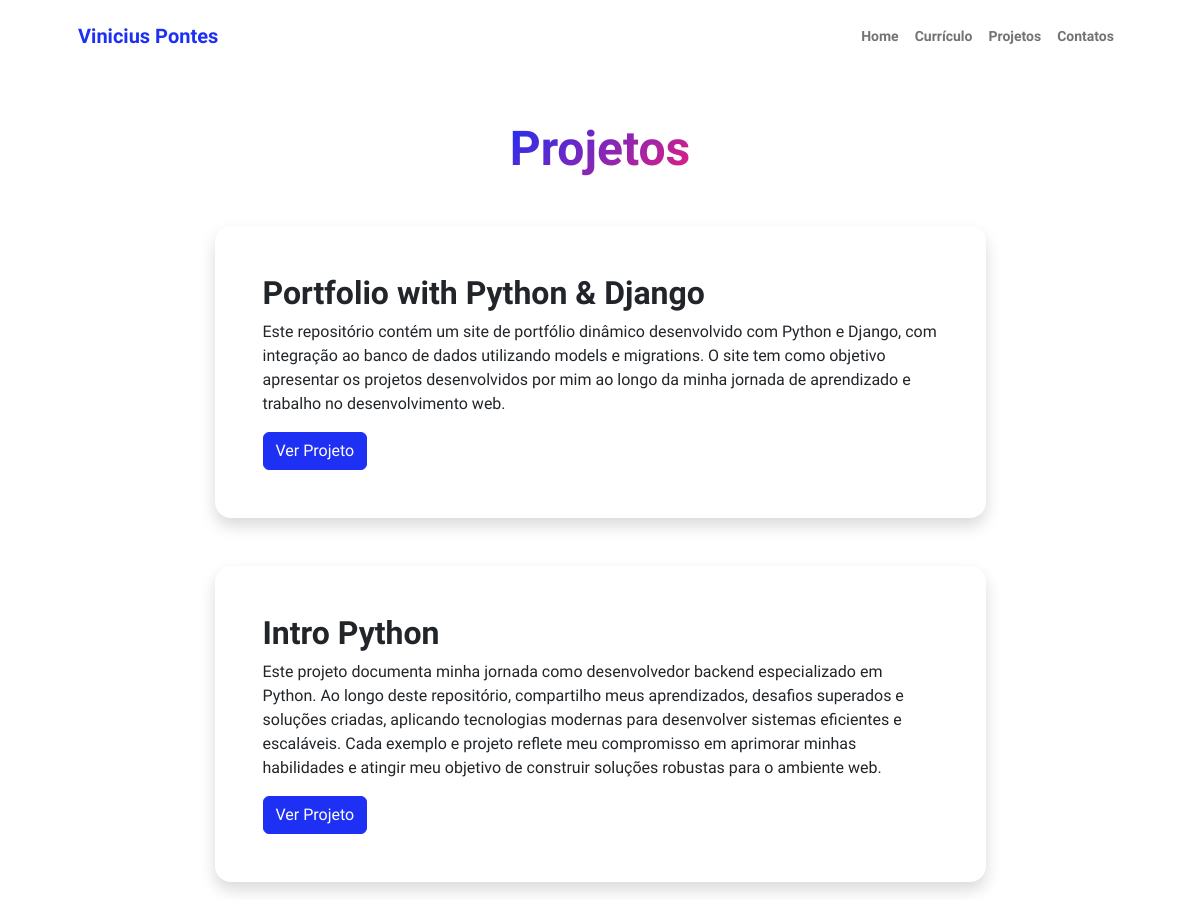
The page /projects/ (upper part) on the database as committed earlier.
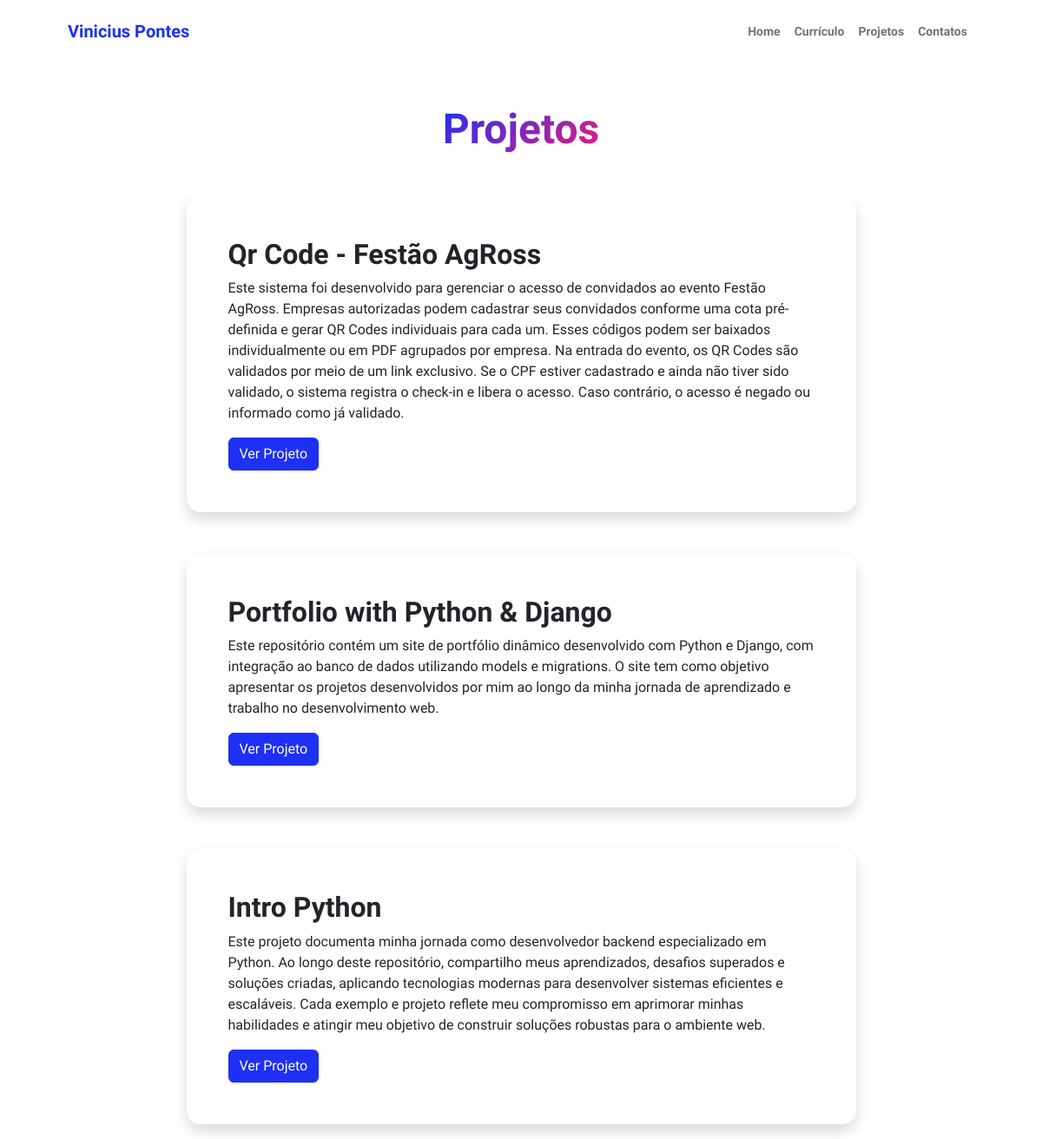
The same page on the database as committed later.
### portifolio/models.py (models this page shows, shortened)
class projetos(models.Model):
    nome_projeto = models.CharField(max_length=100, null=False, blank=False)
    descricao = models.TextField(null=False, blank=False)
    foto = models.ImageField(upload_to="fotos/%Y/%m/%d/", blank=True)
    url_projeto = models.TextField(
        max_length=100, null=False, blank=False, default="https://github.com/pontesvjp")

### portifolio/views.py (the view)
# urls.py: path('projects/', projects, name='projects'),
def projects(request):
    projects_list = projetos.objects.all().order_by('-id')
    return render(request, 'projects.html', {'projetos': projects_list})

### templates/projects.html (shortened to what this page needs)
{% extends 'base.html' %} {% load static %} {% block content %}
<main class="flex-shrink-0">
    <section class="py-5">
        <div class="container px-5 mb-5">
            <div class="text-center mb-5">
                <h1 class="display-5 fw-bolder mb-0"><span class="text-gradient d-inline">Projetos</span></h1>
            </div>
            <div class="row gx-5 justify-content-center">
                <div class="col-lg-11 col-xl-9 col-xxl-8">
                    {% for projeto in projetos %}
                    <div class="card overflow-hidden shadow rounded-4 border-0 mb-5">
                        <div class="card-body p-0">
                            <div class="d-flex align-items-center">
                                <div class="p-5">
                                    <h2 class="fw-bolder">{{ projeto.nome_projeto}}</h2>
                                    <p>{{ projeto.descricao }}</p>
                                    <a href="{{ projeto.url_projeto }}" target="_blank" class="btn btn-primary">Ver
                                        Projeto</a>
                                </div>
                            </div>
                        </div>
                    </div>
                    {% endfor %}
                </div>
            </div>
        </div>
    </section>
</main>
{% endblock %}

Rows that differ between the two databases and show on the page:
added projetos: nome_projeto "Qr Code - Festão AgRoss", descricao "Este sistema foi desenvolvido para gerenciar o acesso de convidados ao evento Festão AgRoss. Empresas autorizadas podem cadastrar seus convidados conforme uma cota pré-definida e gerar QR Codes individuais para cada um. Esses códigos podem ser baixados individualmente ou em PDF agrupados por empresa. Na entrada do evento, os QR Codes são validados por meio de um link exclusivo. Se o CPF estiver cadastrado e ainda não tiver sido validado, o sistema registra o check-in e libera o acesso. Caso contrário, o acesso é negado ou informado como já validado."
